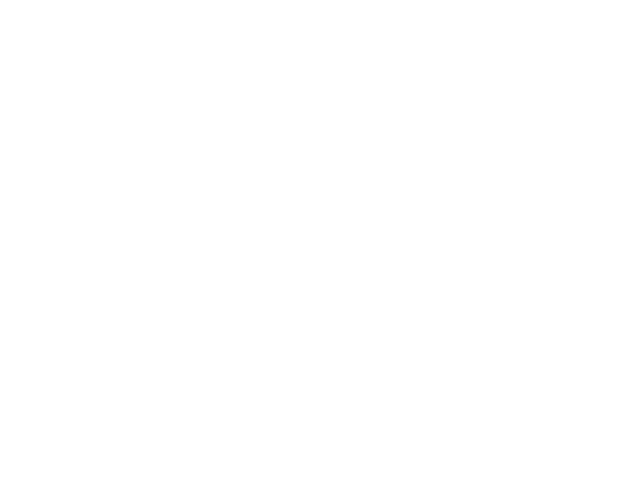
Frame 1 (no input)
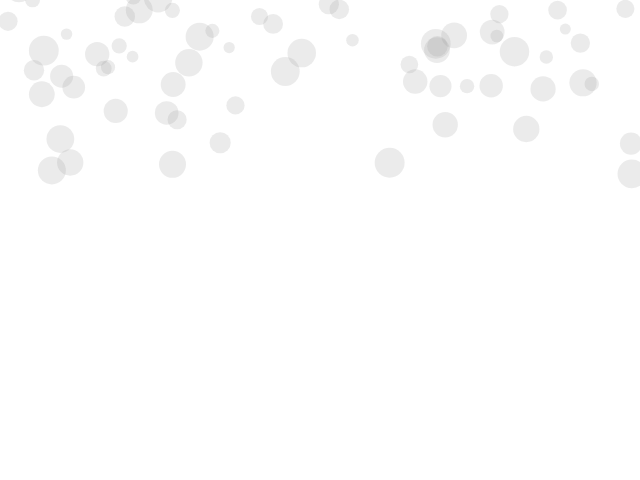
Frame 60 (no input)
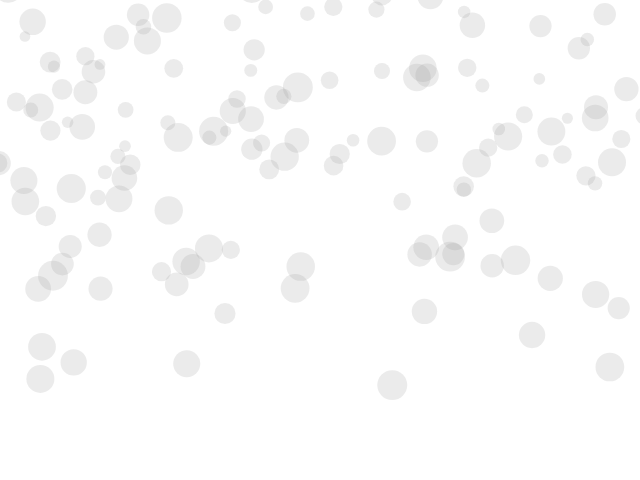
Frame 120 (the mouse pressed at the canvas centre since frame 60)

The p5.js sketch that drew these frames (run headless with seeded random() and noise() and a simulated clock; from frame 60 on, the mouse is pressed at the canvas centre):

// p5.js sketch
// ── sketch.js
var balls = [];
var numBalls = 200;

function setup() {
    createCanvas(640, 480);
    for (var i=0; i < numBalls; i++) {
        balls[i] = new Ball();
    }
}

function draw() {
    background(255);
    for (var i=0; i < balls.length; i++){
        if (balls[i].y - balls[i].radius > height){
            balls[i] = new Ball();
        }

        balls[i].move();
        balls[i].display();
    }
}
// ── Ball.js
// Ball class
function Ball() {
    this.distance = random (0.0,5.0);
    this.speed = map(this.distance, 0.0, 5.0, 3.0, 1.0);
    this.radius = map(this.distance, 0.0, 5.0, 30.0, 10.0);
    this.x = random(0, width);
    this.y = random(-height, -this.radius);

    this.move = function() {
        this.x += random(-this.speed, this.speed);
        this.y += random(-this.speed/2, this.speed);
        this.y += this.speed;
    }

    this.display = function() {
        noStroke();
        fill(155,50);
        ellipse(this.x, this.y, this.radius, this.radius);
    }

}
